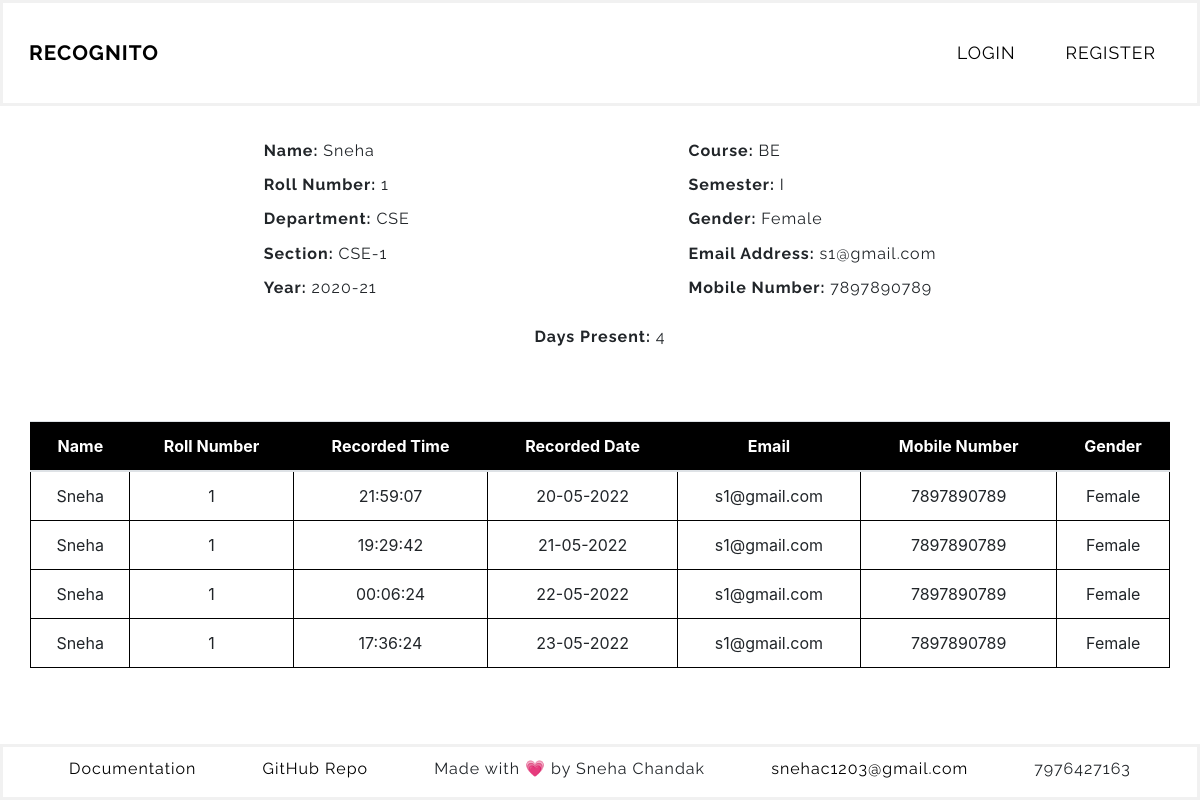
Before: /display_by_roll?roll_no=1 with the older database file.
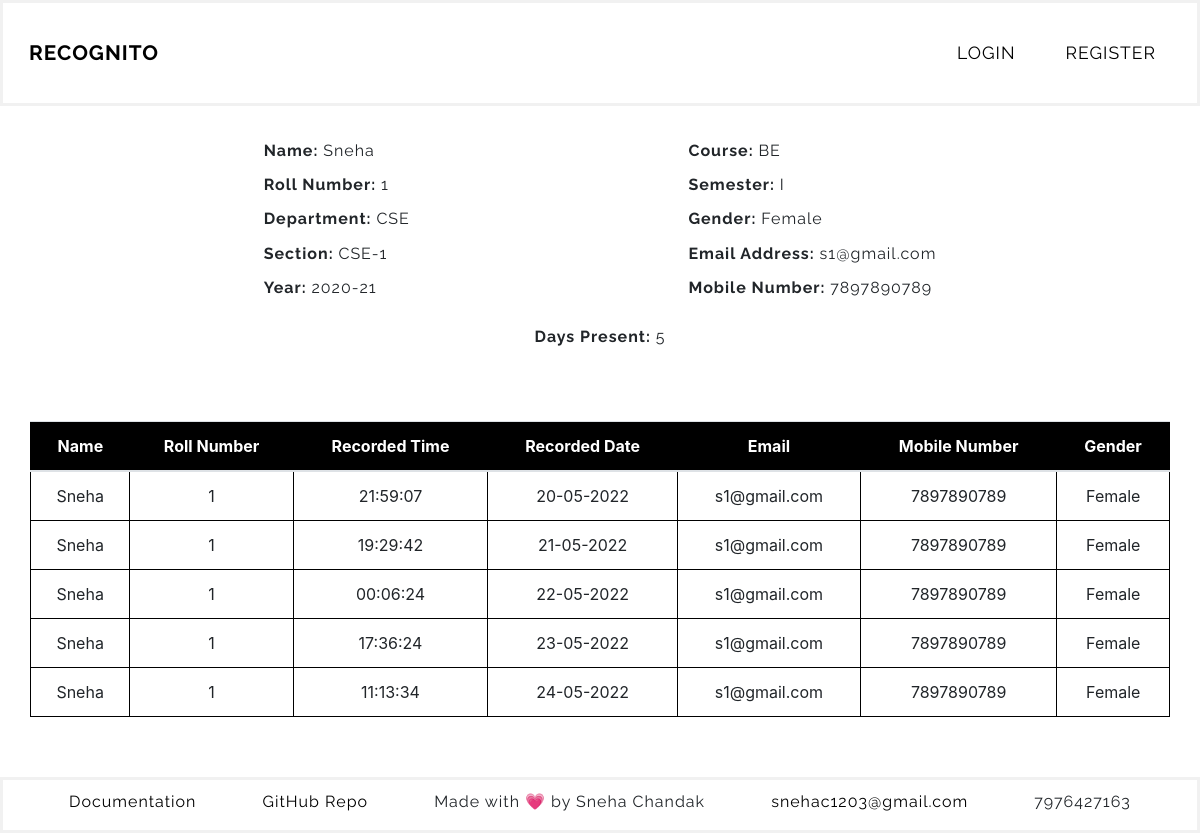
After: the same page with the newer database file.
### faceapp/models.py (models this page shows, shortened)
class Student(db.Model):
    id = db.Column(db.Integer(), primary_key=True)
    days_present = db.Column(db.Integer(), nullable=True, default=0)
    dept = db.Column(db.String(length=10), nullable=False)
    course = db.Column(db.String(length=10), nullable=False)
    year = db.Column(db.String(length=20), nullable=False)
    semester = db.Column(db.Integer(), nullable=False)
    name = db.Column(db.String(length=30), nullable=False)
    section = db.Column(db.String(length=10), nullable=False)
    roll_no = db.Column(db.Integer(), unique=True, nullable=False)
    gender = db.Column(db.String(length=20), nullable=False)
    mobile_no = db.Column(db.String(length=10), nullable=False)
    email = db.Column(db.String(length=20), unique=True, nullable=False)
    teacher = db.Column(db.String(length=20), nullable=False)
    photo_sample = db.Column(db.String(), nullable=True, default='NONE')
    attendance = db.relationship('Attendance', backref='attendance', lazy=True)

class Attendance(db.Model):
    id = db.Column(db.Integer(), primary_key=True)
    name = db.Column(db.String(), nullable=False)
    roll_no = db.Column(db.Integer(), nullable=False)
    time = db.Column(db.String(), nullable=False)
    date = db.Column(db.String(), nullable=False)
    student = db.Column(db.Integer(), db.ForeignKey('student.id'))

### faceapp/routes.py (the view)
@app.route('/display_by_roll')
def display_by_roll():
    roll_to_display = request.args.get('roll_no')
    student = Student.query.filter_by(roll_no=roll_to_display).first()
    return render_template('display_by_roll.html', student=student)

### faceapp/templates/display_by_roll.html
{% extends 'base.html' %}
{% block content %}
<section class="student-details">
    <div>
        <h4><b>Name: </b>{{ student.name }}</h4>
        <h4><b>Roll Number: </b>{{ student.roll_no }}</h4>
        <h4><b>Department: </b>{{ student.dept }}</h4>
        <h4><b>Section: </b>{{ student.section }}</h4>
        <h4><b>Year: </b>{{ student.year }}</h4>
    </div>
    <div>
        <h4><b>Course: </b>{{ student.course }}</h4>
        <h4><b>Semester: </b>{{ student.semester }}</h4>
        <h4><b>Gender: </b>{{ student.gender }}</h4>
        <h4><b>Email Address: </b>{{ student.email }}</h4>
        <h4><b>Mobile Number: </b>{{ student.mobile_no }}</h4>
    </div>
</section>
<h4 class="days-present"><b>Days Present: </b>{{ student.days_present }}</h4>
    <div class="text-center">
        <table class="table" >
            <thead>
                <tr>
                    <th scope="col">Name</th>
                    <th scope="col">Roll Number</th>
                    <th scope="col">Recorded Time</th>
                    <th scope="col">Recorded Date</th>
                    <th scope="col">Email</th>
                    <th scope="col">Mobile Number</th>
                    <th scope="col">Gender</th>
                </tr>
            </thead>
            <tbody>
                    {% for present in student.attendance %}
                    <tr class="table-row-hover">
                        <td>{{ student.name }}</td>
                        <td>{{ student.roll_no }}</td>
                        <td>{{ present.time }}</td>
                        <td>{{ present.date }}</td>
                        <td>{{ student.email }}</td>
                        <td>{{ student.mobile_no }}</td>
                        <td>{{ student.gender }}</td>
                    </tr>
                    {% endfor %}
            </tbody>
        </table>
    </div>
{% endblock%}

Changed rows visible on the page:
changed Student "Sneha": days_present "4" → "5"
added Attendance: {{ student.name }} "Sneha", {{ student.roll_no }} "1", time "11:13:34", date "24-05-2022", {{ student.email }} "s1@gmail.com", {{ student.mobile_no }} "7897890789", {{ student.gender }} "Female"
